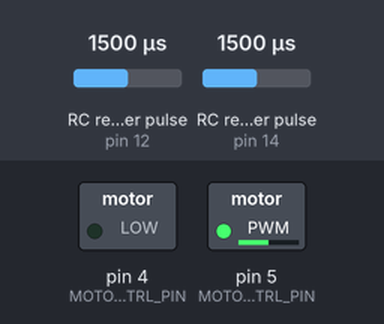
A sketch run on a simulated Arduino Uno, built with avr-gcc and run on an emulated ATmega328P. Shown: switched loads named in the sketch (green lamp = pin HIGH). Wiring (inferred from the names in the program): 2 × RC receiver channel: data pin 12 / data pin 14. The test bench sets the inputs (shaded band); at power-on: RC receiver pulse (sensors on pin 12, pin 14) 1500 µs. What the sketch prints to the serial monitor is not drawn.

Above: at 1.2 s.
1.3 s: RC receiver pulse (sensor on pin 12) set to 1020 µs
At 2.74 s:
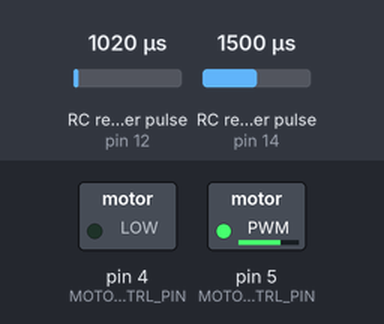
At 4.23 s:
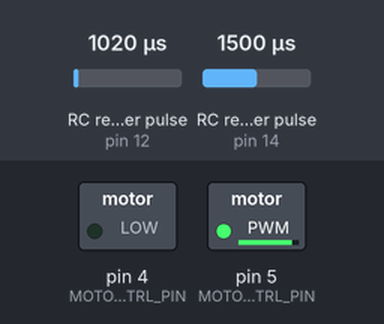
4.3 s: RC receiver pulse (sensor on pin 14) set to 1552 µs
7.3 s: RC receiver pulse (sensor on pin 14) set to 1570 µs
10.3 s: RC receiver pulse (sensor on pin 14) set to 1020 µs
At 15.6 s:
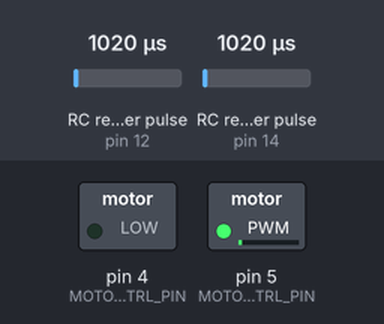
Timing chart, 0 to 17.1 s (numbered marks = the images above; inputs shaded):
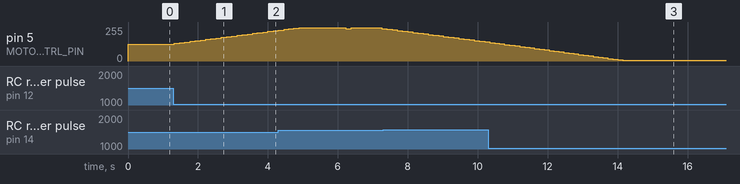

Measured:
- after the input at 1.3 s, pin 5 (MOTOR2_CTRL_PIN): moves from 127/255 to 227/255 over 2.8 s, starting at once
- after the input at 10.3 s, pin 4 (MOTOR1_CTRL_PIN): stays LOW (without the input it goes to HIGH after 0.48 s)

The sketch:

rover-elrs-PWM-8871-3.ino
```cpp
// Define pins for each RC channel
int aileronPin = 14;   // Channel 1 (Throttle) // D5
int elevatorPin = 12;  // Channel 2 (Steering) // D6

const int MOTOR1_CTRL_PIN = 4; // GPIO4 (D2)
const int MOTOR2_CTRL_PIN = 5; // GPIO5 (D1)

long aileronControl;  // Mapped value from aileron channel (0-100)
long elevatorControl; // Mapped value from elevator channel (0-100)

unsigned long rawAileronPWM = 0;
unsigned long rawElevatorPWM = 0;

const int PWM_MAX = 255;  // ESP8266 PWM range is 0-255 for analogWrite
const int PWM_STOP = PWM_MAX / 2;  // Approx. 127, this is brake/neutral for DRV8871 single-pin
const int PWM_MIN_MOVING = 10; // Minimum offset from PWM_STOP to ensure movement

// Add these global variables for current speeds and ramp step
int currentMotor1Speed = PWM_STOP;
int currentMotor2Speed = PWM_STOP;
const int RAMP_STEP = 5; // Adjust for desired smoothness. Smaller is smoother.

long readAileronControlSignal() {
    rawAileronPWM = pulseIn(aileronPin, HIGH, 25000);
    if (rawAileronPWM == 0 || rawAileronPWM < 900 || rawAileronPWM > 2100) {
        return 50; // Mid-point for 0-100 scale (1500us equivalent), results in stop
    }
    // Otherwise, the signal is likely valid; constrain it to the standard 1000-2000us range and map
    long constrainedPWM = constrain(rawAileronPWM, 1000, 2000);
    return map(constrainedPWM, 1000, 2000, 0, 100);
}

long readElevatorControlSignal() {
    rawElevatorPWM = pulseIn(elevatorPin, HIGH, 25000);
    if (rawElevatorPWM == 0 || rawElevatorPWM < 900 || rawElevatorPWM > 2100) {
        return 50; // Mid-point for 0-100 scale (1500us equivalent), results in stop
    }
    // Otherwise, the signal is likely valid; constrain it to the standard 1000-2000us range and map
    long constrainedPWM = constrain(rawElevatorPWM, 1000, 2000);
    return map(constrainedPWM, 1000, 2000, 0, 100);
}

void setup() {
    pinMode(aileronPin, INPUT);
    pinMode(elevatorPin, INPUT);

    pinMode(MOTOR1_CTRL_PIN, OUTPUT);
    pinMode(MOTOR2_CTRL_PIN, OUTPUT);

    Serial.begin(9600);

    // Initialize motors to braked state using currentSpeed variables
    currentMotor1Speed = PWM_STOP;
    currentMotor2Speed = PWM_STOP;
    analogWrite(MOTOR1_CTRL_PIN, currentMotor1Speed);
    analogWrite(MOTOR2_CTRL_PIN, currentMotor2Speed);
}

void loop() {
    // Read mapped control signals from each channel
    aileronControl = readAileronControlSignal();   // Throttle (0-100)
    elevatorControl = readElevatorControlSignal(); // Steering (0-100)

    String motor1TargetCommand = "BRAKE"; // Command based on stick input
    String motor2TargetCommand = "BRAKE";
    int targetMotor1Speed = PWM_STOP;    // Target speed for this loop iteration
    int targetMotor2Speed = PWM_STOP;    // Target speed for this loop iteration

    // Handle throttle control (forward/reverse)
    if (aileronControl > 55) {
        // Forward
        int speed = map(aileronControl, 61, 100, PWM_STOP + PWM_MIN_MOVING, PWM_MAX);
        speed = constrain(speed, PWM_STOP + PWM_MIN_MOVING, PWM_MAX);
        targetMotor1Speed = speed;
        targetMotor2Speed = speed;
        motor1TargetCommand = "FORWARD";
        motor2TargetCommand = "FORWARD";
    } else if (aileronControl < 45) {
        // Reverse
        int speed = map(aileronControl, 39, 0, PWM_STOP - PWM_MIN_MOVING, 0);
        speed = constrain(speed, 0, PWM_STOP - PWM_MIN_MOVING);
        targetMotor1Speed = speed;
        targetMotor2Speed = speed;
        motor1TargetCommand = "REVERSE";
        motor2TargetCommand = "REVERSE";
    } else if (elevatorControl > 55) {
        // Turn right (throttle is neutral)
        int turnOffset = map(elevatorControl, 61, 100, PWM_MIN_MOVING, (PWM_MAX - PWM_STOP));
        targetMotor1Speed = constrain(PWM_STOP + turnOffset, 0, PWM_MAX);
        targetMotor2Speed = constrain(PWM_STOP - turnOffset, 0, PWM_MAX);
        motor1TargetCommand = "TURN_R_M1";
        motor2TargetCommand = "TURN_R_M2";
    } else if (elevatorControl < 45) {
        // Turn left (throttle is neutral)
        int turnOffset = map(elevatorControl, 39, 0, PWM_MIN_MOVING, (PWM_MAX - PWM_STOP));
        targetMotor1Speed = constrain(PWM_STOP - turnOffset, 0, PWM_MAX);
        targetMotor2Speed = constrain(PWM_STOP + turnOffset, 0, PWM_MAX);
        motor1TargetCommand = "TURN_L_M1";
        motor2TargetCommand = "TURN_L_M2";
    } else {
        // All sticks neutral - Target speeds remain PWM_STOP (Brake)
        // motor1TargetCommand and motor2TargetCommand remain "BRAKE"
    }

    // Ramping logic for Motor 1
    if (currentMotor1Speed < targetMotor1Speed) {
        currentMotor1Speed = min(currentMotor1Speed + RAMP_STEP, targetMotor1Speed);
    } else if (currentMotor1Speed > targetMotor1Speed) {
        currentMotor1Speed = max(currentMotor1Speed - RAMP_STEP, targetMotor1Speed);
    }

    // Ramping logic for Motor 2
    if (currentMotor2Speed < targetMotor2Speed) {
        currentMotor2Speed = min(currentMotor2Speed + RAMP_STEP, targetMotor2Speed);
    } else if (currentMotor2Speed > targetMotor2Speed) {
        currentMotor2Speed = max(currentMotor2Speed - RAMP_STEP, targetMotor2Speed);
    }

    // Apply the ramped speeds
    analogWrite(MOTOR1_CTRL_PIN, currentMotor1Speed);
    analogWrite(MOTOR2_CTRL_PIN, currentMotor2Speed);

    Serial.print("RC INPUT: ");
    Serial.print("Aileron="); Serial.print(rawAileronPWM); Serial.print("us ("); Serial.print(aileronControl); Serial.print("%), ");
    Serial.print("Elevator="); Serial.print(rawElevatorPWM); Serial.print("us ("); Serial.print(elevatorControl); Serial.print("%)");
    Serial.print("MOTORS:   ");
    Serial.print("M1_Cmd="); Serial.print(motor1TargetCommand); Serial.print(" (CurPWM:"); Serial.print(currentMotor1Speed); Serial.print(" TgtPWM:"); Serial.print(targetMotor1Speed); Serial.print("), ");
    Serial.print("M2_Cmd="); Serial.print(motor2TargetCommand); Serial.print(" (CurPWM:"); Serial.print(currentMotor2Speed); Serial.print(" TgtPWM:"); Serial.print(targetMotor2Speed); Serial.print(")");

    Serial.println();
    delay(20);  // Delay for RC input reading cycle & ramping interval
}
```
